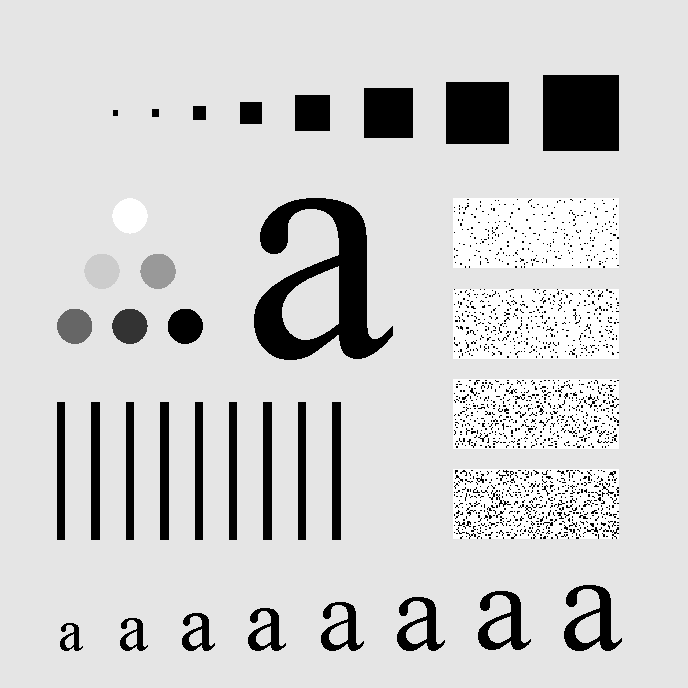
%> input picture lab03/Proj04-03/inputImage.tif, 688 x 688 px
$ octave main.m   (GNU Octave 9; MATLAB toolbox functions it lacks are replaced by stand-ins)
%> lines starting %> are read from the running program, lines starting %| are printed output that depends on the picture
### lab03/Proj04-03/myFftshift.m
function shiftImage = myFftshift(inputImage)
[w,h] = size(inputImage);
shiftImage = zeros(w,h);
% [6 lines of commented-out code are left out]
shiftImage(1:w/2,1:h/2) = inputImage(w/2+1:w,h/2+1:h);
% C -> B
shiftImage(w/2+1:w, 1:h/2) = inputImage(1:w/2, h/2+1:h);
% B -> C
shiftImage(1:w/2, h/2+1:h) = inputImage(w/2+1:w, 1:h/2);
% A -> D
shiftImage(w/2+1:w, h/2+1:h) = inputImage(1:w/2, 1:h/2);
end

### lab03/Proj04-03/myGLPF.m
function H = myGLPF(D0,M,N)
% Gaussian Lowpass Filter
H = zeros(M,N);
for i=1:M
    for j=1:N
        H(i,j)= exp(-((i-M/2)^2+(j-N/2)^2)/(2*(D0^2)));
    end
end
H = single(H);
end

### lab03/Proj04-03/main.m
clear;
close all;

%% (a)
inputImage = imread("./inputImage.tif");
%> inputImage is the input picture: size 688x688 uint8; min 0, max 255, mean 207.3
% inputImage = imresize(inputImage,[256,256]);
inputImage = im2single(inputImage);
%> inputImage: size 688x688 single
imwrite(im2uint8(inputImage), 'original.tif');
subplot(5,2,1),imshow(inputImage),title("Original Image");
[M,N]= size(inputImage);
%> M = 688; N = 688

% spatial to frequency
F = fft2(inputImage);
F = myFftshift(F);
F_show = log(1+abs(F));
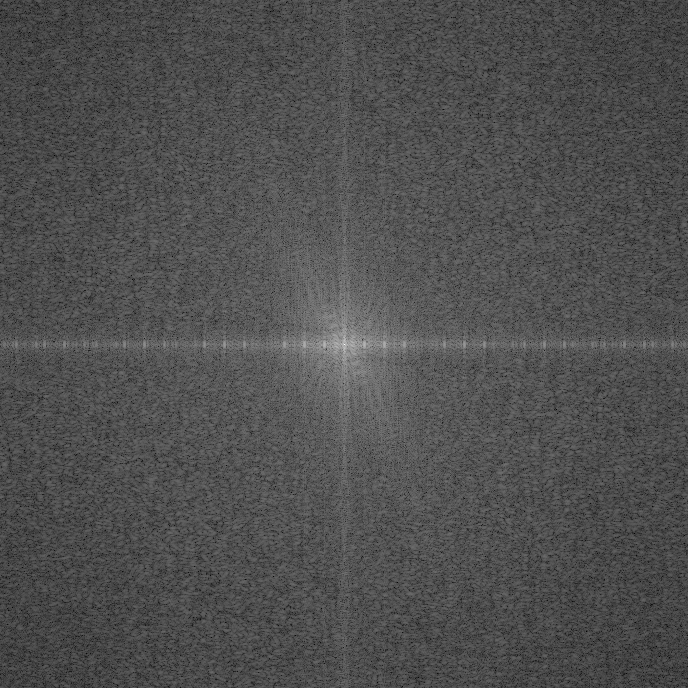
%> F_show: size 688x688 double; min 0.0461, max 12.86, mean 4.06; drawn with min black and max white
F_max = max(F_show(:));
%> F_max = 12.86
F_show = im2uint8(F_show/F_max);
%> F_show: size 688x688 uint8
imwrite(F_show, 'original_fq.tif');
subplot(6,2,2),imshow(F_show),title("Original Frequency Domain");

%% (b) radii = 10
H = myGLPF(10,M,N);
H_show = log(1+abs(H));
H_max = max(H_show(:));
%> H_max = 0.693
H_show = im2uint8(H_show/H_max);
imwrite(H_show, 'r10_mask.tif');
subplot(6,2,4),imshow(H_show),title("radii = 10");

G = F.*H;
g = ifft2(G);
g_show = abs(g);
g_max = max(g_show(:));
%> g_max = 0.962
g_show = im2uint8(g_show/g_max);
%> g_show: size 688x688 uint8
imwrite(g_show, 'r10.tif');
subplot(6,2,3),imshow(g_show),title("radii = 10");

%% (c) radii = 30
H = myGLPF(30,M,N);
H_show = log(1+abs(H));
H_max = max(H_show(:));
H_show = im2uint8(H_show/H_max);
imwrite(H_show, 'r30_mask.tif');
subplot(6,2,6),imshow(H_show),title("radii = 30");

G = F.*H;
g = ifft2(G);
g_show = abs(g);
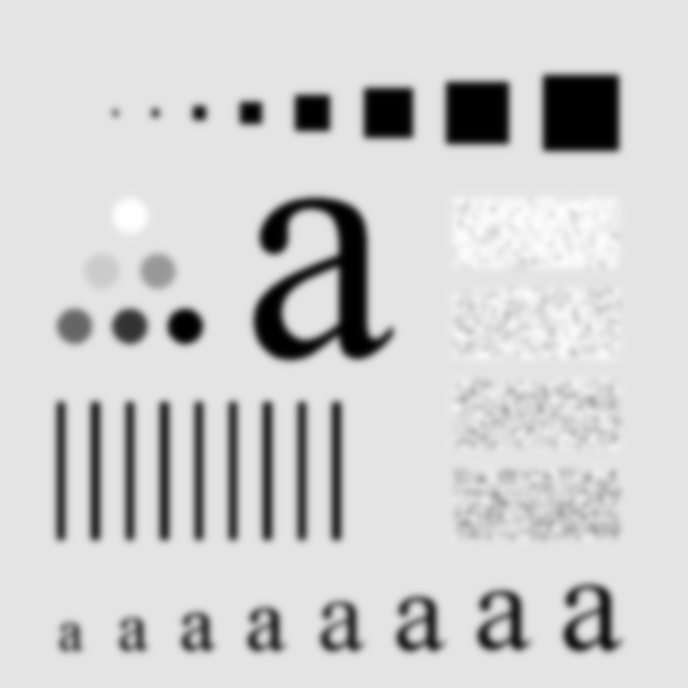
%> g_show: size 688x688 single; min 0, max 0.999, mean 0.812
g_max = max(g_show(:));
%> g_max = 0.999
g_show = im2uint8(g_show/g_max);
%> g_show: size 688x688 uint8
imwrite(g_show, 'r30.tif');
subplot(6,2,5),imshow(g_show),title("radii = 30");

%% (d) radii = 60
H = myGLPF(60,M,N);
%> call 3 of myGLPF, with D0 = 60, M = 688, N = 688
%> after the loop in myGLPF (call 3), `for i=1:M`:
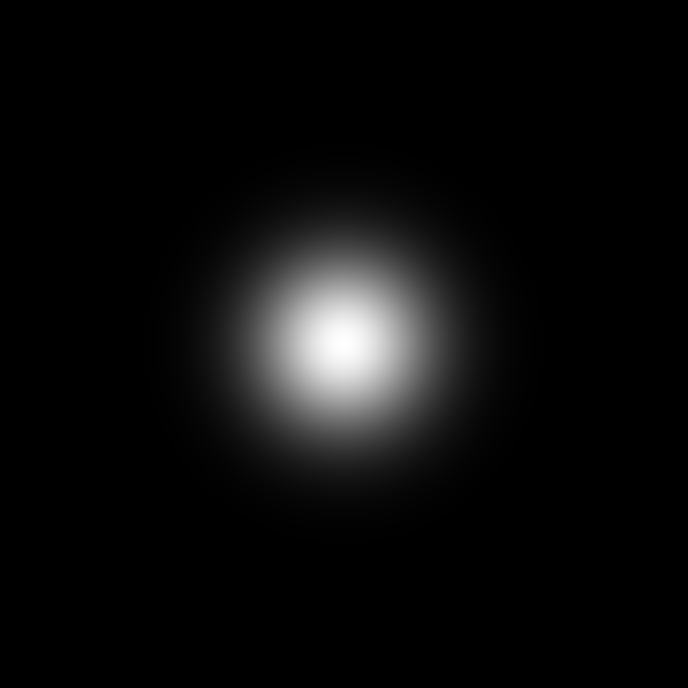
%> H: size 688x688 double; min 5.3e-15, max 1, mean 0.0478
H_show = log(1+abs(H));
H_max = max(H_show(:));
H_show = im2uint8(H_show/H_max);
imwrite(H_show, 'r60_mask.tif');
subplot(6,2,8),imshow(H_show),title("radii = 60");

G = F.*H;
g = ifft2(G);
g_show = abs(g);
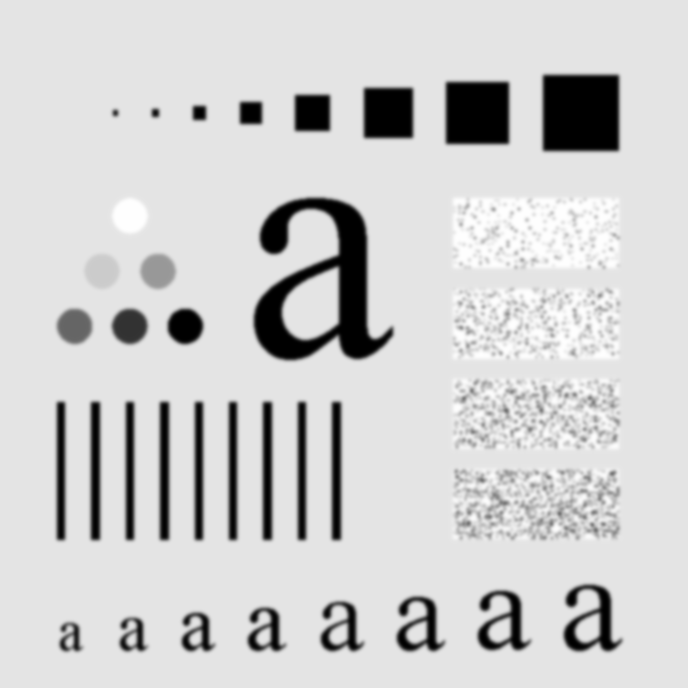
%> g_show: size 688x688 single; min 0, max 1, mean 0.813; mean of the top-left, top-right, bottom-left and bottom-right quarters 0.823, 0.787, 0.794, 0.847
g_max = max(g_show(:));
%> g_max = 1
g_show = im2uint8(g_show/g_max);
%> g_show: size 688x688 uint8
imwrite(g_show, 'r60.tif');
subplot(6,2,7),imshow(g_show),title("radii = 60");

%% (e) radii = 160
H = myGLPF(160,M,N);
%> call 4 of myGLPF, with D0 = 160, M = 688, N = 688
%> after the loop in myGLPF (call 4), `for i=1:M`:
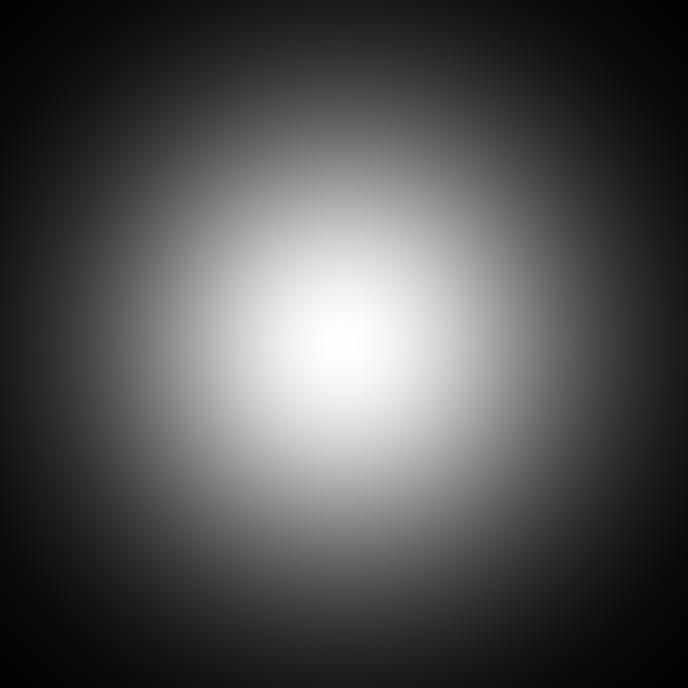
%> H: size 688x688 double; min 0.00983, max 1, mean 0.319
H_show = log(1+abs(H));
H_max = max(H_show(:));
H_show = im2uint8(H_show/H_max);
imwrite(H_show, 'r160_mask.tif');
subplot(6,2,10),imshow(H_show),title("radii = 160");

G = F.*H;
g = ifft2(G);
g_show = abs(g);
%> g_show: size 688x688 single
g_max = max(g_show(:));
%> g_max = 1.01
g_show = im2uint8(g_show/g_max);
%> g_show: size 688x688 uint8
imwrite(g_show, 'r160.tif');
subplot(6,2,9),imshow(g_show),title("radii = 160");

%% (f) radii = 460
H = myGLPF(460,M,N);
%> call 5 of myGLPF, with D0 = 460, M = 688, N = 688
%> after the loop in myGLPF (call 5), `for i=1:M`:
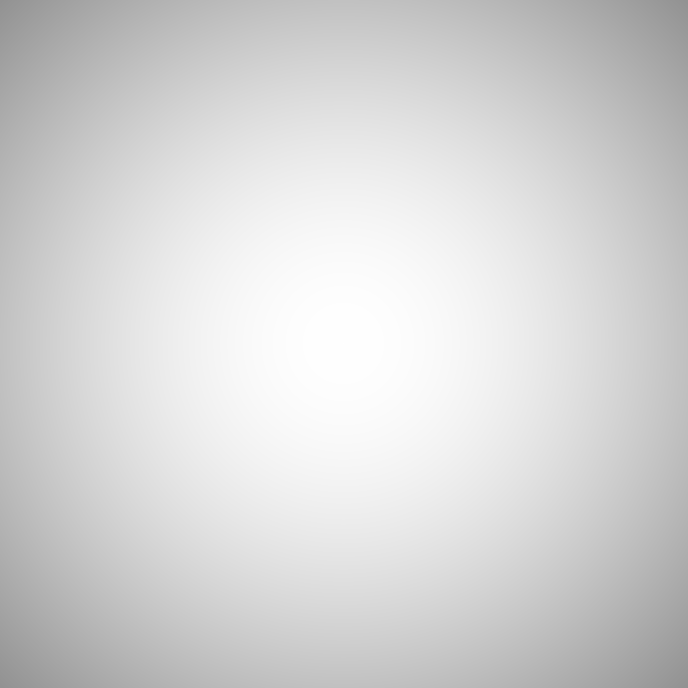
%> H: size 688x688 double; min 0.572, max 1, mean 0.836
H_show = log(1+abs(H));
H_max = max(H_show(:));
H_show = im2uint8(H_show/H_max);
imwrite(H_show, 'r460_mask.tif');
subplot(6,2,12),imshow(H_show),title("radii = 460");

G = F.*H;
g = ifft2(G);
g_show = abs(g);
%> g_show: size 688x688 single
g_max = max(g_show(:));
%> g_max = 1.04
g_show = im2uint8(g_show/g_max);
%> g_show: size 688x688 uint8
imwrite(g_show, 'r460.tif');
subplot(6,2,11),imshow(g_show),title("radii = 460");
%> after `title("radii = 460")`:
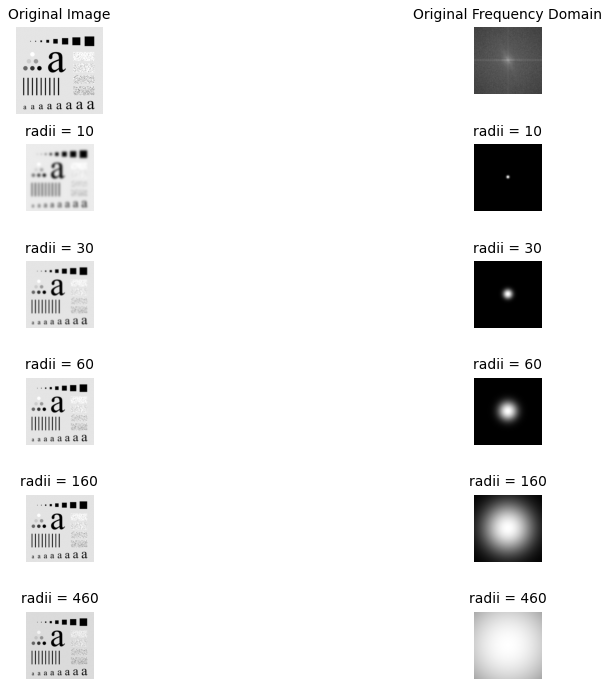
%> figure redrawn from the program's plot data, 12 panels
